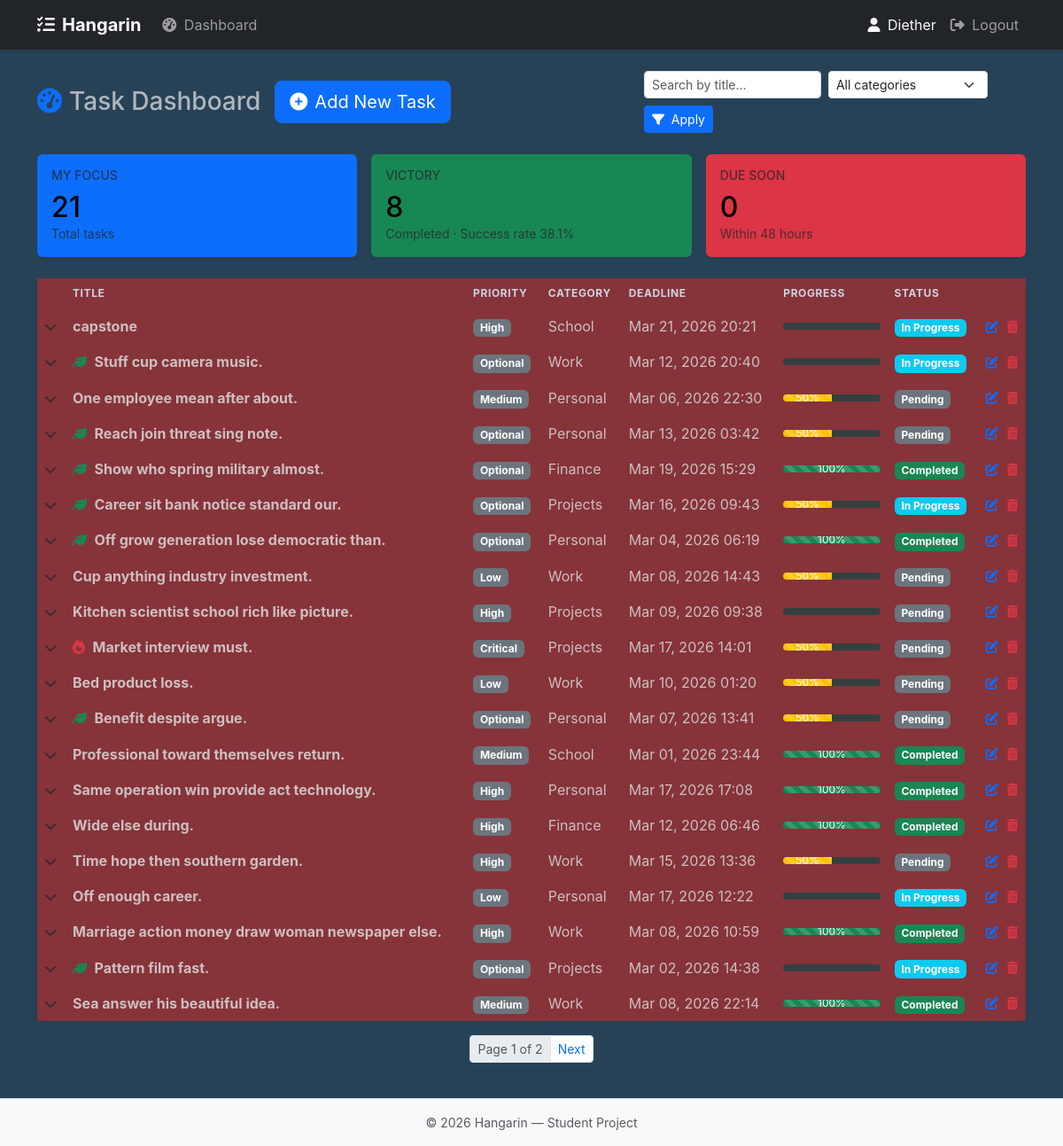
Page / (signed in) on the earlier database version.
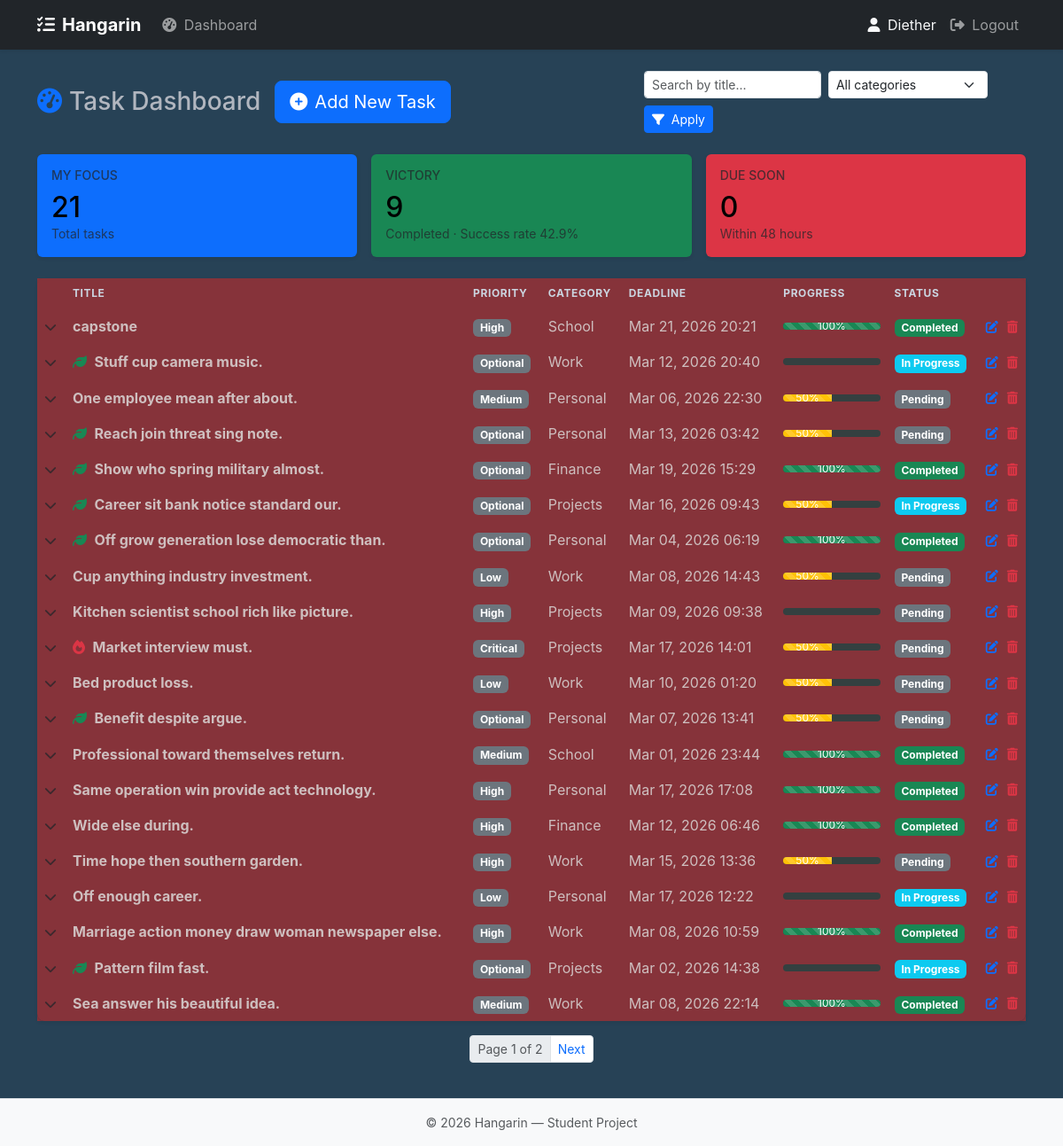
Same page on the later database version.
### hangarin/models.py (models this page shows, shortened)
class BaseModel(models.Model):
    created_at = models.DateTimeField(auto_now_add=True)
    updated_at = models.DateTimeField(auto_now=True)
    class Meta:
        abstract = True

class Task(BaseModel):
    user = models.ForeignKey(settings.AUTH_USER_MODEL, on_delete=models.CASCADE)
    STATUS_CHOICES = [
        ("Pending", "Pending"),
        ("In Progress", "In Progress"),
        ("Completed", "Completed"),
    ]
    title = models.CharField(max_length=255)
    description = models.TextField()
    deadline = models.DateTimeField()
    status = models.CharField(max_length=50, choices=STATUS_CHOICES, default="Pending")
    priority = models.ForeignKey(Priority, on_delete=models.CASCADE)
    category = models.ForeignKey(Category, on_delete=models.CASCADE)
    @property
    def completion_percent(self):
        if self.status == "Completed": return 100
        subtasks = self.subtasks.all()
        if subtasks.exists():
            completed = subtasks.filter(status="Completed").count()
            return round(100 * completed / subtasks.count()) if subtasks.count() else 0
        return 50 if self.status == "In Progress" else 0
    @property
    def progress_bar_color(self):
        p = self.completion_percent
        if p < 30: return "danger"
        if p <= 70: return "warning"
        return "success"
    @property
    def is_due_soon(self):
        if not self.deadline: return False
        now = timezone.now()
        return now <= self.deadline <= now + timedelta(hours=48)

class Priority(BaseModel):
    name = models.CharField(max_length=100)
    class Meta:
        verbose_name_plural = "Priorities"

class Category(BaseModel):
    name = models.CharField(max_length=100)
    class Meta:
        verbose_name_plural = "Categories"

### hangarin/views.py (the view)
# urls.py: path("", views.TaskDashboardView.as_view(), name="dashboard"),
class TaskDashboardView(LoginRequiredMixin, ListView):
    model = Task
    template_name = "hangarin/dashboard.html"
    context_object_name = "tasks"
    paginate_by = 20
    def get_queryset(self):
        qs = Task.objects.filter(user=self.request.user).select_related("priority", "category").prefetch_related("subtasks", "notes").order_by("-created_at")
        search = self.request.GET.get("search", "").strip()
        if search:
            qs = qs.filter(title__icontains=search)
        category_id = self.request.GET.get("category", "")
        if category_id:
            qs = qs.filter(category_id=category_id)
        return qs
    def get_context_data(self, **kwargs):
        context = super().get_context_data(**kwargs)
        qs = self.get_queryset()
        total = qs.count()
        completed = qs.filter(status="Completed").count()
        context["total_tasks"] = total
        context["completed_tasks"] = completed
        context["efficiency_score"] = round((completed / total * 100), 1) if total else 0
        now = timezone.now()
        context["due_soon_count"] = qs.filter(
            deadline__gte=now, deadline__lte=now + timedelta(hours=48)
        ).count()
        context["categories"] = Category.objects.all().order_by("name")
        return context

### hangarin/templates/hangarin/dashboard.html (shortened to what this page needs)
{% extends 'base.html' %}
{% block content %}
<div class="d-flex justify-content-between align-items-center flex-wrap gap-2 mb-4">
    <div class="d-flex align-items-center gap-3 flex-wrap">
        <h1 class="h3 mb-0"><i class="fa-solid fa-gauge-high text-primary me-2"></i>Task Dashboard</h1>
        <a href="{% url 'hangarin:task_create' %}" class="btn btn-primary btn-lg">
            <i class="fa-solid fa-plus-circle me-2"></i>Add New Task
        </a>
    </div>
    <form method="get" class="d-flex flex-wrap gap-2 align-items-center">
        <input type="text" name="search" class="form-control form-control-sm" style="max-width: 200px;" placeholder="Search by title..." value="{{ current_search }}">
        <select name="category" class="form-select form-select-sm" style="max-width: 180px;">
            <option value="">All categories</option>
        </select>
        <button type="submit" class="btn btn-primary btn-sm"><i class="fa-solid fa-filter me-1"></i> Apply</button>
    </form>
</div>
<div class="row g-3 mb-4">
<div class="col-md-4">
    <div class="card border-0 shadow-sm h-100 bg-primary">
        <div class="card-body">
            <h6 class="text-uppercase text-muted small mb-2">My Focus</h6>
            <h2 class="mb-0 text-primary">{{ total_tasks }}</h2>
            <p class="text-muted small mb-0">Total tasks</p>
        </div>
    </div>
</div>
<div class="col-md-4">
        <div class="card border-0 shadow-sm h-100 bg-success  border-success border-opacity-25">
            <div class="card-body">
                <h6 class="text-uppercase text-muted small mb-2">Victory</h6>
                <h2 class="mb-0 text-success">{{ completed_tasks }}</h2>
                <p class="text-muted small mb-0">Completed · Success rate {{ efficiency_score }}%</p>
            </div>
        </div>
</div>
<div class="col-md-4">
        <div class="card border-0 shadow-sm h-100 border-danger border-opacity-50 bg-danger ">
            <div class="card-body">
                <h6 class="text-uppercase text-muted small mb-2">Due Soon</h6>
                <h2 class="mb-0 text-danger">{{ due_soon_count }}</h2>
                <p class="text-muted small mb-0">Within 48 hours</p>
            </div>
        </div>
    </div>
</div>
<div class="card border-0 shadow-sm" id="main-task-card">
    <div class="card-body p-0">
        <div class="table-responsive">
            <table class="table table-hover align-middle mb-0">
                <thead class="table-light">
                    <tr>
                        <th style="width: 2rem;"></th>
                        <th>Title</th>
                        <th>Priority</th>
                        <th>Category</th>
                        <th>Deadline</th>
                        <th>Progress</th>
                        <th>Status</th>
                        <th style="width: 3rem;"></th>
                    </tr>
                </thead>
                <tbody>
                    {% for task in tasks %}
                    <tr data-bs-toggle="collapse" data-bs-target="#task-{{ task.id }}" aria-expanded="false" style="cursor: pointer;">
                        <td onclick="event.stopPropagation()"><i class="fa-solid fa-chevron-down text-muted small"></i></td>
                        <td>
                            {% if task.priority.name|lower == "critical" %}
                            <i class="fa-solid fa-fire text-danger me-1" title="Critical"></i>
                            {% elif task.priority.name|lower == "optional" %}
                            <i class="fa-solid fa-leaf text-success me-1" title="Optional"></i>
                            {% endif %}
                            <strong>{{ task.title }}</strong>
                        </td>
                        <td><span class="badge bg-secondary">{{ task.priority.name }}</span></td>
                        <td>{{ task.category.name }}</td>
                        <td>
                            {{ task.deadline|date:"M d, Y H:i" }}
                        </td>
                        <td style="min-width: 120px;">
                            <div class="progress" style="height: 8px;">
                                <div class="progress-bar progress-bar-striped progress-bar-animated bg-{{ task.progress_bar_color }}" role="progressbar" style="width: {{ task.completion_percent }}%;" aria-valuenow="{{ task.completion_percent }}" aria-valuemin="0" aria-valuemax="100">{{ task.completion_percent }}%</div>
                            </div>
                        </td>
                        <td>
                            {% if task.status == 'Completed' %}
                            <span class="badge bg-success">{{ task.status }}</span>
                            {% elif task.status == 'In Progress' %}
                            <span class="badge bg-info">{{ task.status }}</span>
                            {% else %}
                            <span class="badge bg-secondary">{{ task.status }}</span>
                            {% endif %}
                        </td>
                        <td onclick="event.stopPropagation()">
                            <div class="d-flex gap-2 justify-content-end align-items-center">
                                <a href="{% url 'hangarin:task_update' task.pk %}"
                                     class="btn btn-sm btn-link text-primary p-0"
                                     title="Edit task">
                                      <i class="fa-solid fa-pen-to-square"></i>
                                </a>
                               <button type="button"
                                      class="btn btn-sm btn-link text-danger p-0"
                                      data-bs-toggle="modal"
                                      data-bs-target="#deleteTaskModal"
                                      data-delete-url="{% url 'hangarin:task_delete' task.pk %}"
                                      title="Delete task">
                                    <i class="fa-solid fa-trash-alt"></i>
                                </button>
                            </div>
                        </td>
                    </tr>
                    {% empty %}
                    <tr>
                        <td colspan="8" class="text-center text-muted py-5">No tasks match your filters.</td>
                    </tr>
                    {% endfor %}
                </tbody>
            </table>
        </div>
    </div>
</div>
{% if page_obj.paginator.num_pages > 1 %}
<nav class="mt-3">
    <ul class="pagination justify-content-center pagination-sm">
        <li class="page-item disabled"><span class="page-link">Page {{ page_obj.number }} of {{ page_obj.paginator.num_pages }}</span></li>
        {% if page_obj.has_next %}
        <li class="page-item"><a class="page-link" href="?page={{ page_obj.next_page_number }}{% if current_search %}&search={{ current_search }}{% endif %}{% if current_category %}&category={{ current_category }}{% endif %}">Next</a></li>
        {% endif %}
    </ul>
</nav>
{% endif %}
{% endblock %}

### hangarin/templates/base.html (shortened to what this page needs)
{% load static %}
{% load pwa %}
<!DOCTYPE html>
<html lang="en">
<head>
    <link href="{% static 'css/bootstrap.min.css' %}" rel="stylesheet">
    <link href="{% static 'css/fontawesome.min.css' %}" rel="stylesheet">
    <link href="{% static 'css/custom.css' %}" rel="stylesheet">
</head>
<body class="d-flex flex-column min-vh-100">
    <nav class="navbar navbar-expand-lg navbar-dark bg-dark shadow-sm">
        <div class="container">
            <a class="navbar-brand fw-bold" href="{% url 'hangarin:dashboard' %}">
                <i class="fa-solid fa-list-check me-2"></i>Hangarin
            </a>
            <div class="collapse navbar-collapse" id="navbarNav">
                <ul class="navbar-nav me-auto">
                    <li class="nav-item">
                        <a class="nav-link" href="{% url 'hangarin:dashboard' %}"><i class="fa-solid fa-gauge-high me-1"></i> Dashboard</a>
                    </li>
                </ul>
                <ul class="navbar-nav">
                    {% if user.is_authenticated %}
                    <li class="nav-item">
                        <span class="nav-link text-light"><i class="fa-solid fa-user me-1"></i> {{ user.get_username }}</span>
                    </li>
                    <li class="nav-item">
                        <a class="nav-link" href="{% url 'account_logout' %}"><i class="fa-solid fa-right-from-bracket me-1"></i> Logout</a>
                    </li>
                    {% else %}
                    <li class="nav-item">
                        <a class="nav-link" href="{% url 'account_login' %}">Login</a>
                    </li>
                    {% endif %}
                </ul>
            </div>
        </div>
    </nav>
    <main class="container flex-grow-1 py-4">
        {% block content %}{% endblock %}
    </main>
    <footer class="mt-auto py-3 bg-light border-top">
        <div class="container text-center text-muted small">
            © 2026 Hangarin — Student Project
        </div>
    </footer>
</body>
</html>

### static/css/custom.css (style rules this page uses)
:root { --hangarin-dark: #b1b6bf; --hangarin-blue: #3182ce; --hangarin-bg: #274256; }
body { background-color: var(--hangarin-bg); color: var(--hangarin-dark); font-family: 'Inter', -apple-system, sans-serif; -webkit-font-smoothing: antialiased; }
.table { background: rgb(80, 61, 61); border-radius: 8px; overflow: hidden; box-shadow: 0 1px 3px rgba(0,0,0,0.1); }
.table thead th { background-color: #edf2f7; color: #4a5568; text-transform: uppercase; font-size: 0.75rem; letter-spacing: 0.05em; border: none; }
.progress { background-color: #344040; height: 11px; border-radius: 6px; }
#main-task-card, #main-task-card .table, #main-task-card .table-responsive, #main-task-card .table > :not(caption) > * > * { background-color: #86333a !important; color: #cebfbf !important; border: none !important; }
#main-task-card .table tbody tr { background-color: #2d3748 !important; }
#main-task-card .table thead th { background-color: #86333a !important; color: #cbd5e0 !important; }
.card h2 { --bs-text-opacity: 1 !important; color: #000000 !important; opacity: 1 !important; }
body { opacity: 0; transition: opacity 0.4s ease-in-out; }
body.page-loaded { opacity: 1; }
#main-task-card .table tbody tr { transition: background-color 0.2s ease, transform 0.2s ease; }

Differences in the rows shown:
changed Task "capstone": completion_percent (not shown) → "100"; status "In Progress" → "Completed"
Other differences:
{{ completed_tasks }}: "8" → "9"
{{ efficiency_score }}: "38.1" → "42.9"
